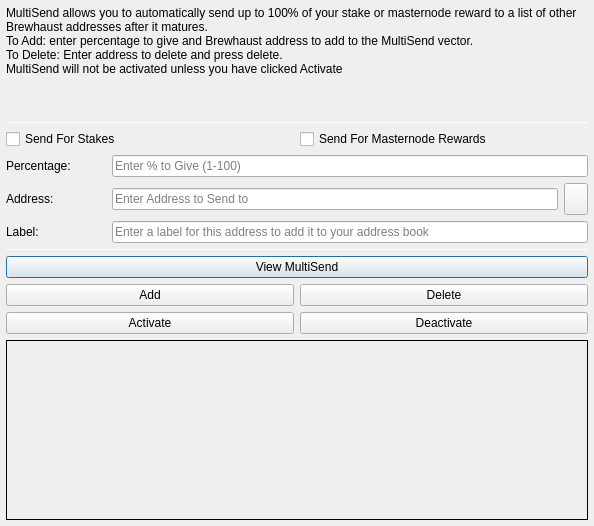
<?xml version="1.0" encoding="UTF-8"?>
<ui version="4.0">
 <class>MultiSendDialog</class>
 <widget class="QDialog" name="MultiSendDialog">
  <property name="windowModality">
   <enum>Qt::NonModal</enum>
  </property>
  <property name="geometry">
   <rect>
    <x>0</x>
    <y>0</y>
    <width>594</width>
    <height>526</height>
   </rect>
  </property>
  <property name="windowTitle">
   <string>MultiSend</string>
  </property>
  <layout class="QVBoxLayout" name="verticalLayout" stretch="0">
   <property name="leftMargin">
    <number>6</number>
   </property>
   <property name="topMargin">
    <number>6</number>
   </property>
   <property name="rightMargin">
    <number>6</number>
   </property>
   <property name="bottomMargin">
    <number>6</number>
   </property>
   <item>
    <layout class="QVBoxLayout" name="verticalLayout_Main" stretch="1,1,1,0,1,1,1">
     <item>
      <widget class="QLabel" name="label_2">
       <property name="lineWidth">
        <number>1</number>
       </property>
       <property name="text">
        <string>MultiSend allows you to automatically send up to 100% of your stake or masternode reward to a list of other Brewhaust addresses after it matures.
To Add: enter percentage to give and Brewhaust address to add to the MultiSend vector.
To Delete: Enter address to delete and press delete.
MultiSend will not be activated unless you have clicked Activate</string>
       </property>
       <property name="alignment">
        <set>Qt::AlignLeading|Qt::AlignLeft|Qt::AlignTop</set>
       </property>
       <property name="wordWrap">
        <bool>true</bool>
       </property>
      </widget>
     </item>
     <item>
      <widget class="Line" name="line">
       <property name="minimumSize">
        <size>
         <width>0</width>
         <height>1</height>
        </size>
       </property>
       <property name="maximumSize">
        <size>
         <width>16777215</width>
         <height>1</height>
        </size>
       </property>
       <property name="orientation">
        <enum>Qt::Horizontal</enum>
       </property>
      </widget>
     </item>
     <item>
      <layout class="QVBoxLayout" name="verticalLayout_Settings">
       <item>
        <layout class="QHBoxLayout" name="horizontalLayout">
         <item>
          <widget class="QCheckBox" name="multiSendStakeCheckBox">
           <property name="text">
            <string>Send For Stakes</string>
           </property>
          </widget>
         </item>
         <item>
          <widget class="QCheckBox" name="multiSendMasternodeCheckBox">
           <property name="text">
            <string>Send For Masternode Rewards</string>
           </property>
          </widget>
         </item>
        </layout>
       </item>
       <item>
        <layout class="QHBoxLayout" name="horizontalLayout_6">
         <item>
          <widget class="QLabel" name="label">
           <property name="minimumSize">
            <size>
             <width>100</width>
             <height>0</height>
            </size>
           </property>
           <property name="toolTip">
            <string>Percentage of stake to send</string>
           </property>
           <property name="text">
            <string>Percentage:</string>
           </property>
          </widget>
         </item>
         <item>
          <widget class="QLineEdit" name="multiSendPercentEdit">
           <property name="toolTip">
            <string>Enter whole numbers 1 - 100</string>
           </property>
           <property name="placeholderText">
            <string>Enter % to Give (1-100)</string>
           </property>
          </widget>
         </item>
        </layout>
       </item>
       <item>
        <layout class="QHBoxLayout" name="horizontalLayout_7">
         <item>
          <widget class="QLabel" name="label_5">
           <property name="minimumSize">
            <size>
             <width>100</width>
             <height>0</height>
            </size>
           </property>
           <property name="toolTip">
            <string>Address to send portion of stake to</string>
           </property>
           <property name="text">
            <string>Address:</string>
           </property>
          </widget>
         </item>
         <item>
          <widget class="QLineEdit" name="multiSendAddressEdit">
           <property name="toolTip">
            <string/>
           </property>
           <property name="placeholderText">
            <string>Enter Address to Send to</string>
           </property>
          </widget>
         </item>
         <item>
          <widget class="QToolButton" name="addressBookButton">
           <property name="maximumSize">
            <size>
             <width>16777215</width>
             <height>32</height>
            </size>
           </property>
           <property name="toolTip">
            <string>Choose an address from the address book</string>
           </property>
           <property name="text">
            <string/>
           </property>
           <property name="icon">
            <iconset resource="../brewhaust.qrc">
             <normaloff>:/icons/address-book</normaloff>:/icons/address-book</iconset>
           </property>
           <property name="shortcut">
            <string>Alt+A</string>
           </property>
          </widget>
         </item>
        </layout>
       </item>
      </layout>
     </item>
     <item>
      <layout class="QHBoxLayout" name="horizontalLayout_3">
       <item>
        <widget class="QLabel" name="label_3">
         <property name="minimumSize">
          <size>
           <width>100</width>
           <height>0</height>
          </size>
         </property>
         <property name="text">
          <string>Label:</string>
         </property>
        </widget>
       </item>
       <item>
        <widget class="QLineEdit" name="labelAddressLabelEdit">
         <property name="placeholderText">
          <string>Enter a label for this address to add it to your address book</string>
         </property>
        </widget>
       </item>
      </layout>
     </item>
     <item>
      <widget class="Line" name="line_2">
       <property name="minimumSize">
        <size>
         <width>0</width>
         <height>1</height>
        </size>
       </property>
       <property name="maximumSize">
        <size>
         <width>16777215</width>
         <height>1</height>
        </size>
       </property>
       <property name="orientation">
        <enum>Qt::Horizontal</enum>
       </property>
      </widget>
     </item>
     <item>
      <layout class="QVBoxLayout" name="verticalLayout_Buttons">
       <item>
        <layout class="QHBoxLayout" name="horizontalLayout_4">
         <item>
          <widget class="QPushButton" name="viewButton">
           <property name="toolTip">
            <string/>
           </property>
           <property name="statusTip">
            <string>View MultiSend Vector</string>
           </property>
           <property name="text">
            <string>View MultiSend</string>
           </property>
          </widget>
         </item>
        </layout>
       </item>
       <item>
        <layout class="QHBoxLayout" name="horizontalLayout_2">
         <item>
          <widget class="QPushButton" name="addButton">
           <property name="toolTip">
            <string/>
           </property>
           <property name="statusTip">
            <string>Add to MultiSend Vector</string>
           </property>
           <property name="text">
            <string>Add</string>
           </property>
          </widget>
         </item>
         <item>
          <widget class="QPushButton" name="deleteButton">
           <property name="toolTip">
            <string/>
           </property>
           <property name="statusTip">
            <string>Delete Address From MultiSend Vector</string>
           </property>
           <property name="text">
            <string>Delete</string>
           </property>
          </widget>
         </item>
        </layout>
       </item>
       <item>
        <layout class="QHBoxLayout" name="horizontalLayout_5">
         <item>
          <widget class="QPushButton" name="activateButton">
           <property name="statusTip">
            <string>Activate MultiSend</string>
           </property>
           <property name="text">
            <string>Activate</string>
           </property>
          </widget>
         </item>
         <item>
          <widget class="QPushButton" name="disableButton">
           <property name="statusTip">
            <string>Deactivate MultiSend</string>
           </property>
           <property name="text">
            <string>Deactivate</string>
           </property>
          </widget>
         </item>
        </layout>
       </item>
      </layout>
     </item>
     <item>
      <widget class="QLabel" name="message">
       <property name="minimumSize">
        <size>
         <width>0</width>
         <height>180</height>
        </size>
       </property>
       <property name="frameShape">
        <enum>QFrame::Panel</enum>
       </property>
       <property name="frameShadow">
        <enum>QFrame::Plain</enum>
       </property>
       <property name="lineWidth">
        <number>1</number>
       </property>
       <property name="midLineWidth">
        <number>1</number>
       </property>
       <property name="text">
        <string/>
       </property>
       <property name="alignment">
        <set>Qt::AlignLeading|Qt::AlignLeft|Qt::AlignTop</set>
       </property>
       <property name="wordWrap">
        <bool>true</bool>
       </property>
      </widget>
     </item>
    </layout>
   </item>
  </layout>
 </widget>
 <resources>
  <include location="../brewhaust.qrc"/>
 </resources>
 <connections/>
</ui>
